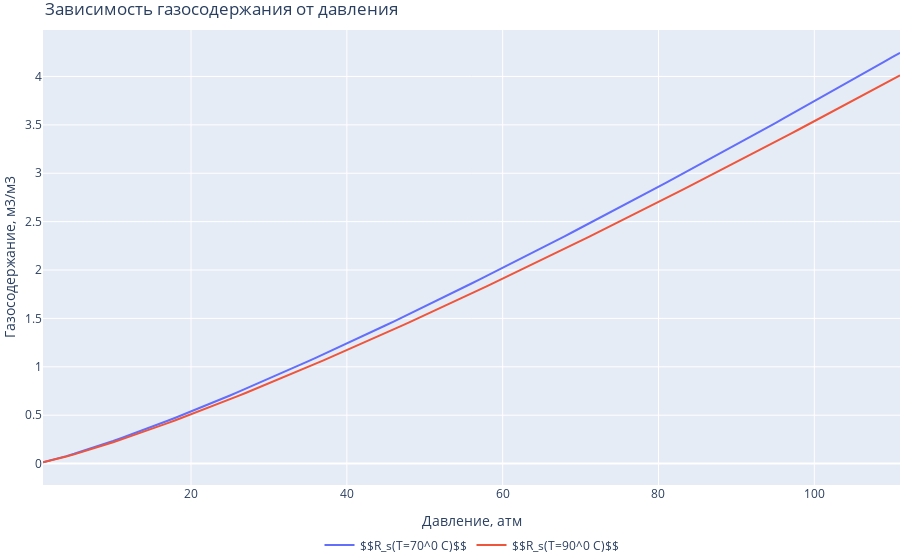

Notebook source saved alongside this figure:
### Markdown cell above
**Газонасыщенность с увеличением давления до давления насыщения растет, так как на газ и нефть действует все большее давление, способствующее растворению газа в нефти, а нефть до давления насыщения еще может растворить в себе газ. Газонасыщенность при увеличении температуры падает.**

### Code cell
#визуализация


print("Давление насыщения = " + str(pb) + " атм.")

fig = go.Figure()

fig.add_trace(go.Scatter(x=p_list, y=rs_70, name='$$R_s(T=70^0 C)$$'))
fig.add_trace(go.Scatter(x=p_list, y=rs_90, name='$$R_s(T=90^0 C)$$'))
fig.update_layout(legend_orientation="h",
                  legend=dict(x=.5, xanchor="center"),
                  title="Зависимость газосодержания от давления",
                  xaxis_title="Давление, атм",
                  yaxis_title="Газосодержание, м3/м3",
                  margin=dict(l=0, r=0, t=30, b=0))
fig.update_traces(hoverinfo="x+y")
fig.show()
